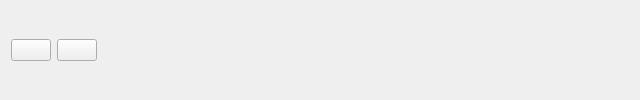
<?xml version="1.0" encoding="UTF-8"?>
<ui version="4.0">
 <class>SpectralImageAnalysis</class>
 <widget class="QWidget" name="SpectralImageAnalysis">
  <property name="geometry">
   <rect>
    <x>0</x>
    <y>0</y>
    <width>640</width>
    <height>100</height>
   </rect>
  </property>
  <property name="windowTitle">
   <string>Form</string>
  </property>
  <layout class="QHBoxLayout" name="horizontalLayout">
   <item>
    <widget class="QPushButton" name="SaveBtn">
     <property name="text">
      <string/>
     </property>
     <property name="icon">
      <iconset resource="../images.qrc">
       <normaloff>:/Buttons/Resurces/Save-icon.png</normaloff>:/Buttons/Resurces/Save-icon.png</iconset>
     </property>
     <property name="iconSize">
      <size>
       <width>48</width>
       <height>48</height>
      </size>
     </property>
    </widget>
   </item>
   <item>
    <widget class="QPushButton" name="LoadBtn">
     <property name="text">
      <string/>
     </property>
     <property name="icon">
      <iconset resource="../images.qrc">
       <normaloff>:/Buttons/Resurces/folder.png</normaloff>:/Buttons/Resurces/folder.png</iconset>
     </property>
     <property name="iconSize">
      <size>
       <width>48</width>
       <height>48</height>
      </size>
     </property>
    </widget>
   </item>
   <item>
    <spacer name="horizontalSpacer">
     <property name="orientation">
      <enum>Qt::Horizontal</enum>
     </property>
     <property name="sizeHint" stdset="0">
      <size>
       <width>40</width>
       <height>20</height>
      </size>
     </property>
    </spacer>
   </item>
  </layout>
 </widget>
 <resources>
  <include location="../images.qrc"/>
 </resources>
 <connections/>
</ui>
